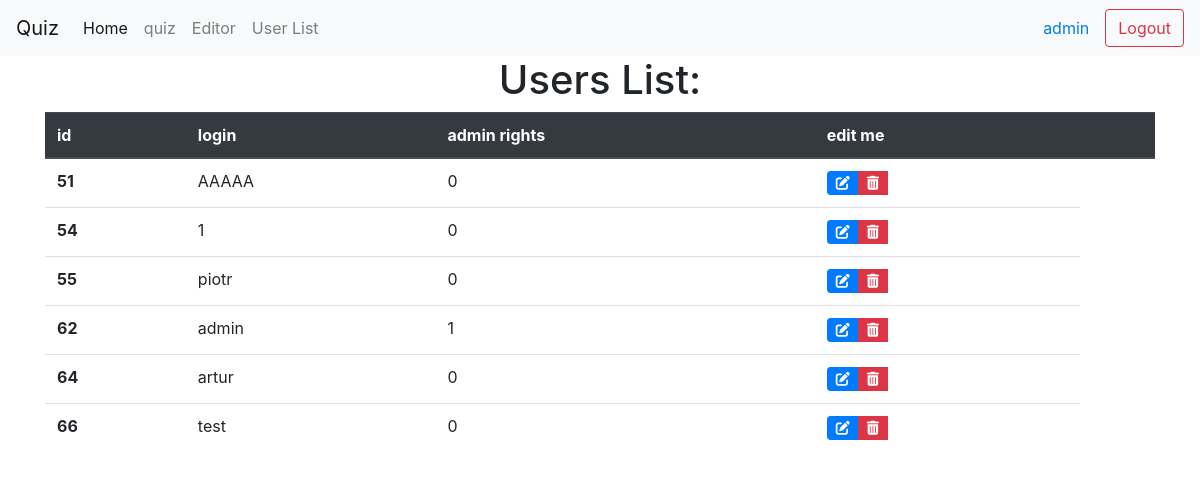
/users.php (signed in), run on the app's committed database.
### tables this page shows
CREATE TABLE `users` (
  `id` int(11) NOT NULL,
  `login` varchar(50) NOT NULL,
  `password` varchar(255) NOT NULL,
  `admin` int(1) NOT NULL DEFAULT 0,
  `all_answers` int(3) NOT NULL,
  `correct_answers` int(3) NOT NULL
);

### users.php (the view, shortened to what this page needs)
<?php
include('session.php');
?>
<html>
<head>
   <?php
   include('head.php');
   ?>
</head>
<body>
   <?php
   include('nav.php');
   ?>
   <div class="container">
      <div class="d-flex justify-content-center">
         <h1 class="text-center">Users List:</h1>
      </div>
      <div class="d-flex justify-content-center mb-5">
         <?php
         $sql = "SELECT id, login, admin FROM users WHERE 1";
         $result = $conn->query($sql);
         if ($result->num_rows > 0) {
            echo '
         <table id="usersTable" class="table">
            <thead class="thead-dark">
               <tr>
                     <th scope="col">id</th>
                     <th scope="col">login</th>
                     <th scope="col">admin rights</th>
                     <th scope="col">edit me</th>
                  </tr>
               </thead>
            <tbody>';
            while ($row = $result->fetch_assoc()) {
               echo '<tr>
                     <th scope="row">' . $row['id'] . '</th>
                     <td>' . $row['login'] . '</td>
                     <td>' . $row['admin'] . '</td>
                  </tr>';
            }
            echo ' </tbody></table>';
         } else {
            echo ("NO USERS");
         }
         ?>
      </div>
   </div>
</body>
</html>

### data on the page
users: id "51", login "AAAAA", admin "0"
users: id "54", login "1", admin "0"
users: id "55", login "piotr", admin "0"
users: id "62", login "admin", admin "1"
users: id "64", login "artur", admin "0"
users: id "66", login "test", admin "0"

### other printed values
$_SESSION["login_user"] "admin"
